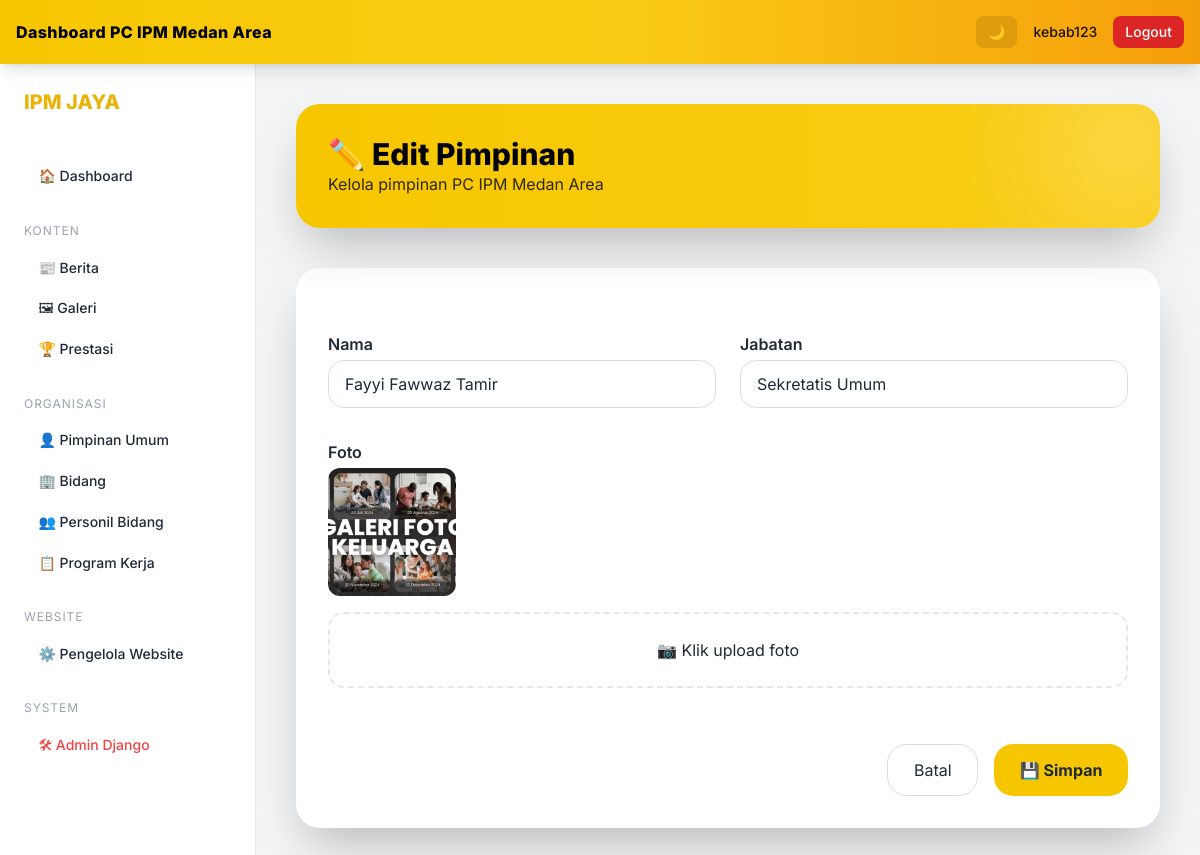
The page /editor/pimpinan_umum/edit/2/ (signed in) on the database its author committed.
### blog/models.py (models this page shows, shortened)
class PimpinanUmum(models.Model):
    nama = models.CharField(max_length=150)
    jabatan = models.CharField(max_length=150)
    foto = models.ImageField(upload_to='pimpinan/', blank=True, null=True)
    aktif = models.BooleanField(default=True)

### blog/views_editor.py (the view, shortened to what this page needs)
@login_required
def pimpinan_edit(request, id):
    if not editor_only(request.user):
        return HttpResponseForbidden("Tidak punya akses")
    pimpinan = get_object_or_404(PimpinanUmum, id=id)
    return render(
        request,
        'editor/pimpinan_umum/tambah.html',
        {'pimpinan': pimpinan}
    )

### blog/context_processors.py (called while the page is built)
def global_user_role(request):
    user = request.user
    return {
        'is_editor': (
            user.is_authenticated and
            user.groups.filter(name__in=['Dewa', 'admin']).exists()
        ),
        'is_dewa': (
            user.is_authenticated and
            user.groups.filter(name='Dewa').exists()
        ),
    }

### blog/views_editor.py (called while the page is built)
def editor_only(user):
    return (
        user.is_authenticated and
        user.groups.filter(name__in=['Dewa', 'admin']).exists()
    )

### templates/editor/pimpinan_umum/tambah.html (shortened to what this page needs)
{% extends "editor/base_editor.html" %}
{% block content %}
<div class="max-w-4xl mx-auto space-y-10 animate-fadeIn">
<div class="relative overflow-hidden rounded-3xl
            bg-gradient-to-r from-[#F6C700] to-yellow-400
            p-8 text-black shadow-2xl">
<h1 class="text-3xl font-extrabold">
{% if pimpinan %}✏️ Edit Pimpinan{% else %}👑 Tambah Pimpinan{% endif %}
</h1>
<p class="opacity-80">
Kelola pimpinan PC IPM Medan Area
</p>
<div class="absolute -top-10 -right-10 w-40 h-40 bg-white/30 rounded-full blur-3xl"></div>
</div>
<form method="post"
      enctype="multipart/form-data"
      class="bg-white dark:bg-slate-800 rounded-3xl shadow-2xl p-8 space-y-8">
<div class="grid md:grid-cols-2 gap-6">
<div>
<label class="label">Nama</label>
<input type="text"
       name="nama"
       value="{{ pimpinan.nama|default:'' }}"
       required
       class="input">
</div>
<div>
<label class="label">Jabatan</label>
<input type="text"
       name="jabatan"
       value="{{ pimpinan.jabatan|default:'' }}"
       required
       class="input">
</div>
</div>
<div>
<label class="label">Foto</label>
{% if pimpinan and pimpinan.foto %}
<div class="mb-4">
<img src="{{ pimpinan.foto.url }}"
     class="w-32 h-32 rounded-xl object-cover">
</div>
{% endif %}
<label for="fotoInput"
class="block cursor-pointer border-2 border-dashed rounded-2xl p-6 text-center">
<div id="placeholder">
📷 Klik upload foto
</div>
</label>
</div>
<div class="flex justify-end gap-4 pt-6">
<a href="{% url 'editor_pimpinan' %}"
class="btn-secondary">
Batal
</a>
<button class="btn-primary">
💾 Simpan
</button>
</div>
</form>
</div>
{% endblock %}

### templates/editor/base_editor.html (shortened to what this page needs)
{% load static %}
<!DOCTYPE html>
<html lang="id" class="scroll-smooth">
<head>
<script src="https://cdn.tailwindcss.com"></script>
</head>
<body class="bg-gray-100 dark:bg-slate-900 text-gray-800 dark:text-gray-100 transition-colors duration-300">
<header class="fixed top-0 inset-x-0 h-16 z-50
               bg-gradient-to-r from-[#F6C700] via-yellow-400 to-amber-500
               shadow-lg">
<div class="h-full max-w-7xl mx-auto px-4 flex items-center justify-between text-black">
<div class="flex items-center gap-3">
<div class="font-extrabold tracking-wide">
Dashboard PC IPM Medan Area
</div>
</div>
<div class="flex items-center gap-4 text-sm font-medium">
<button id="darkToggle"
class="px-3 py-1.5 rounded-lg bg-black/10 hover:bg-black/20 transition">
🌙
</button>
<span class="hidden sm:inline opacity-90">
{{ request.user.username }}
</span>
<a href="{% url 'logout' %}"
class="px-3 py-1.5 rounded-lg bg-red-600 hover:bg-red-700 text-white transition">
Logout
</a>
</div>
</div>
</header>
<div class="flex pt-16 min-h-screen">
<aside id="sidebar"
class="fixed md:relative
       w-64 bg-white dark:bg-slate-800
       border-r dark:border-slate-700
       min-h-screen p-6
       transform -translate-x-full md:translate-x-0
       transition duration-300 z-40">
<div class="mb-10">
<h1 class="text-xl font-extrabold text-yellow-500">
IPM JAYA
</h1>
</div>
<nav class="space-y-6 text-sm">
<a href="{% url 'editor_dashboard' %}" class="nav">
🏠 Dashboard
</a>
<div>
<p class="section-title">
Konten
</p>
<a href="{% url 'semua_berita' %}" class="nav">
📰 Berita
</a>
<a href="{% url 'editor_galeri' %}" class="nav">
🖼 Galeri
</a>
<a href="{% url 'editor_prestasi' %}" class="nav">
🏆 Prestasi
</a>
</div>
<div>
<p class="section-title">
Organisasi
</p>
<a href="{% url 'editor_pimpinan' %}" class="nav">
👤 Pimpinan Umum
</a>
<a href="{% url 'editor_bidang' %}" class="nav">
🏢 Bidang
</a>
<a href="{% url 'editor_personil_bidang' %}" class="nav">
👥 Personil Bidang
</a>
<a href="{% url 'editor_program_kerja' %}" class="nav">
📋 Program Kerja
</a>
</div>
<div>
<p class="section-title">
Website
</p>
<a href="{% url 'editor_pengelola' %}" class="nav">
⚙️ Pengelola Website
</a>
</div>
<div>
<p class="section-title">
System
</p>
{% if request.user.is_superuser %}
<a href="/admin/" class="nav text-red-500">
🛠 Admin Django
</a>
{% endif %}
</div>
</nav>
</aside>
<main class="flex-1 p-6 md:p-10">
{% block content %}{% endblock %}
</main>
</div>
</body>
</html>

### templates/editor/base_editor.html (style rules this page uses)
body { font-family:'Inter',sans-serif; }
.section-title { font-size:.75rem; text-transform:uppercase; letter-spacing:.08em; color:#9ca3af; margin-bottom:.4rem; }
.nav { display:flex; align-items:center; gap:.6rem; padding:.65rem .9rem; border-radius:.7rem; font-weight:500; transition:.25s; }

### templates/editor/pimpinan_umum/tambah.html (style rules this page uses)
.label { font-weight:600; margin-bottom:4px; display:block; }
.input { width:100%; padding:.7rem 1rem; border-radius:1rem; border:1px solid #ddd; }
.btn-primary { padding:.8rem 1.6rem; border-radius:1.2rem; background:#F6C700; font-weight:700; }
.btn-secondary { padding:.8rem 1.6rem; border-radius:1.2rem; border:1px solid #ddd; }

### rows shown on the page
PimpinanUmum: nama "Fayyi Fawwaz Tamir", jabatan "Sekretatis Umum", foto (picture)

### other values the page prints
{{ request.user.username }} "kebab123"
